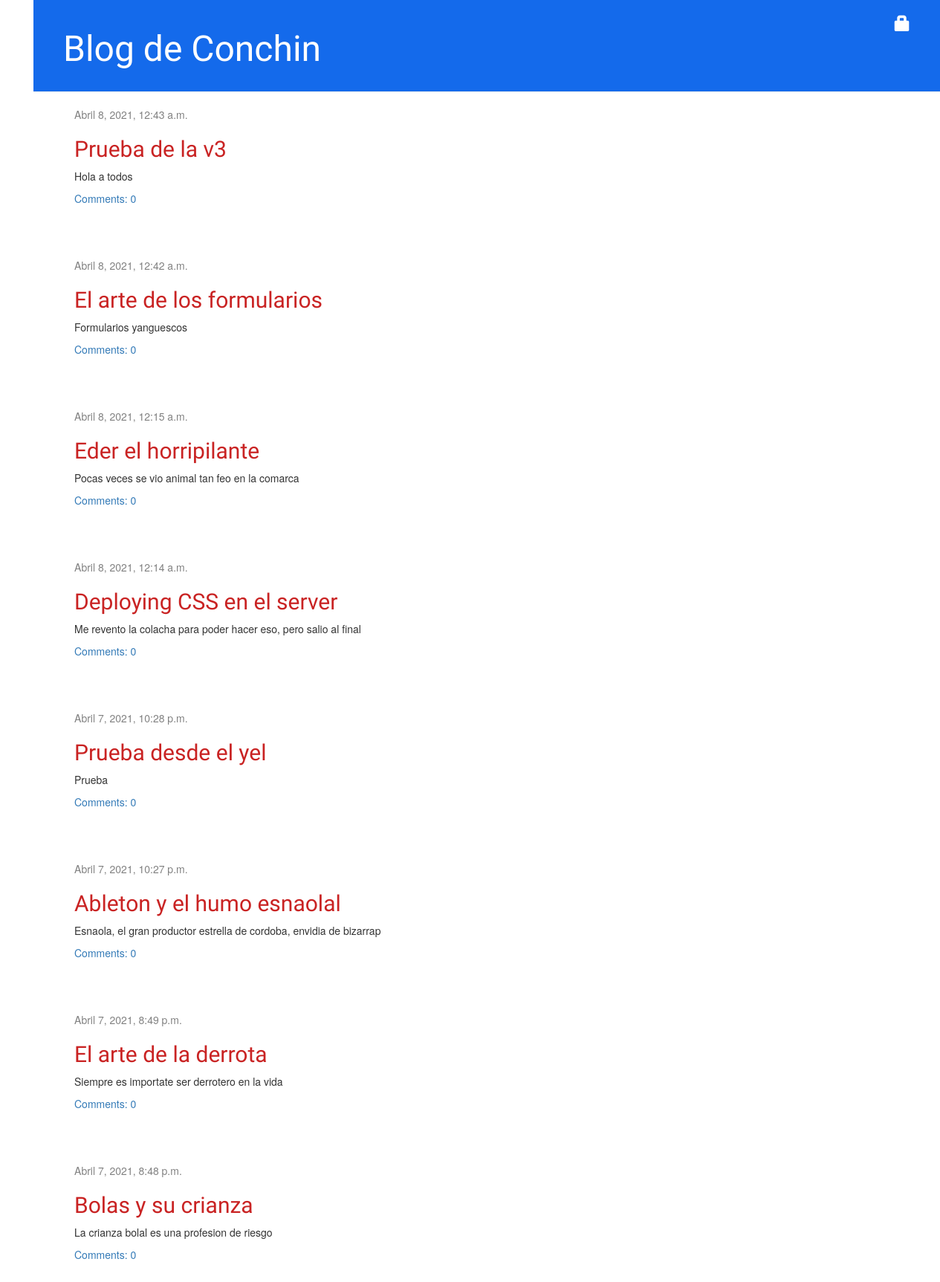
The app's page /, older data.
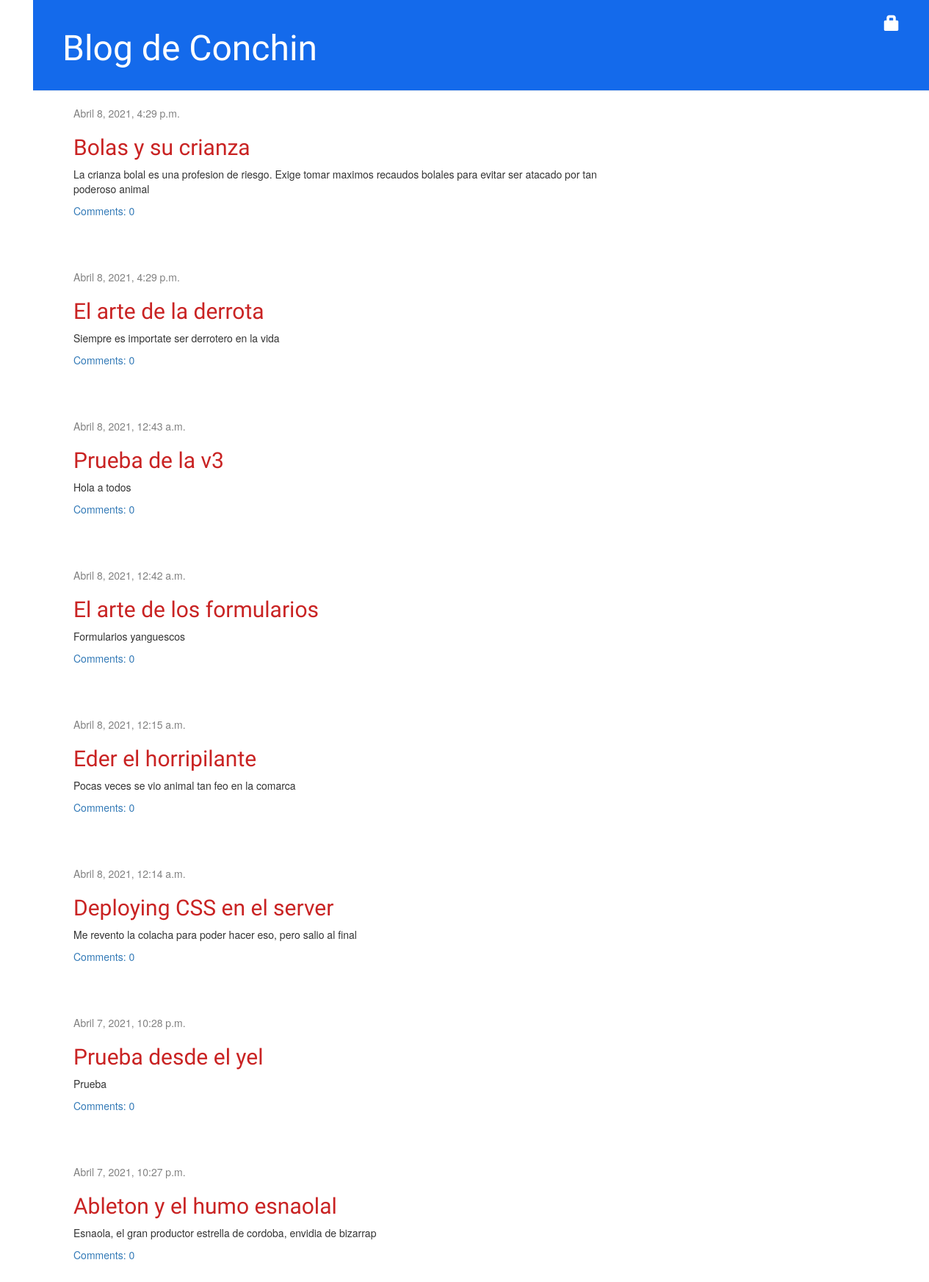
The same page, newer data.
### blog/models.py (models this page shows, shortened)
class Post(models.Model):
    author = models.ForeignKey('auth.User', on_delete=models.CASCADE)
    title = models.CharField(max_length=200)
    text = models.TextField()
    created_date = models.DateTimeField(default=timezone.now)
    published_date = models.DateTimeField(blank=True, null=True)

### blog/views.py (the view)
# urls.py: path('', views.post_list, name='post_list'),
def post_list(request):
    posts = Post.objects.filter(published_date__lte=timezone.now()).order_by('-published_date')
    return render(request, 'blog/post_list.html', {'posts':posts})

### blog/templates/blog/post_list.html
{% extends 'blog/base.html' %}
{% block content %}
    {% for post in posts %}
        <div class="post">
            <div class="date">
                {{ post.published_date }}
            </div>
            <h2><a href="{% url 'post_detail' pk=post.pk %}">{{ post.title }}</a></h2>
            <p>{{ post.text|linebreaksbr }}</p>
            <a href="{% url 'post_detail' pk=post.pk %}">Comments: {{ post.comments.count }}</a>
        </div>
    {% endfor %}
{% endblock %}

### blog/templates/blog/base.html (shortened to what this page needs)
{% load static %}
<html>
    <head>
        <link rel="stylesheet" href="//maxcdn.bootstrapcdn.com/bootstrap/3.2.0/css/bootstrap.min.css">
        <link rel="stylesheet" href="//maxcdn.bootstrapcdn.com/bootstrap/3.2.0/css/bootstrap-theme.min.css">
        <link rel="stylesheet" href="{% static 'blog/blog.css' %}">
    </head>
    <body>
        <div class="page-header">
            {% if user.is_authenticated %}
                <a href="{% url 'post_new' %}" class="top-menu"><span class="glyphicon glyphicon-plus"></span></a>
                <a href="{% url 'drafts' %}" class="top-menu"><span class="glyphicon glyphicon-edit"></span></a>
                <p class="top-menu">Hello {{ user.username }} <small>(<a href="{% url 'logout' %}">Log out</a>)</small></p>
            {% else %}
                <a href="{% url 'login' %}" class="top-menu"><span class="glyphicon glyphicon-lock"></span></a>
            {% endif %}
            <h1><a href="/">Blog de Conchin</a></h1>
        </div>
        <div class="content container">
            <div class="row">
                <div class="col-md-8">
                    {% block content %}
                    {% endblock %}
                </div>
            </div>
        </div>
    </body>
</html>

### blog/static/blog/blog.css (style rules this page uses)
h1 a, h2 a { color: #e70808; }
body { padding-left: 45px; }
.page-header { background-color: #146aeb; margin-top: 0; padding: 20px 20px 20px 40px; }
.page-header h1, .page-header h1 a, .page-header h1 a:visited, .page-header h1 a:active { color: #ffffff; font-size: 36pt; text-decoration: none; }
.content { margin-left: 40px; }
h1, h2, h3, h4 { font-family: 'Lobster', cursive; }
.date { color: #828282; }
.top-menu, .top-menu:hover, .top-menu:visited { color: #ffffff; float: right; font-size: 16pt; margin-right: 20px; }
.post { margin-bottom: 70px; }
.post h2 a, .post h2 a:visited { color: #c92323; }

Row changes from the older to the newer data that the page shows:
changed Post "Bolas y su crianza": published_date "Abril 7, 2021, 8:48 p.m." → "Abril 8, 2021, 4:29 p.m."; text "La crianza bolal es una profesion de riesgo" → "La crianza bolal es una profesion de riesgo. Exige tomar maximos recaudos bolales para evitar ser atacado por tan poderoso animal"; moves up the list
changed Post "El arte de la derrota": published_date "Abril 7, 2021, 8:49 p.m." → "Abril 8, 2021, 4:29 p.m."; moves up the list
